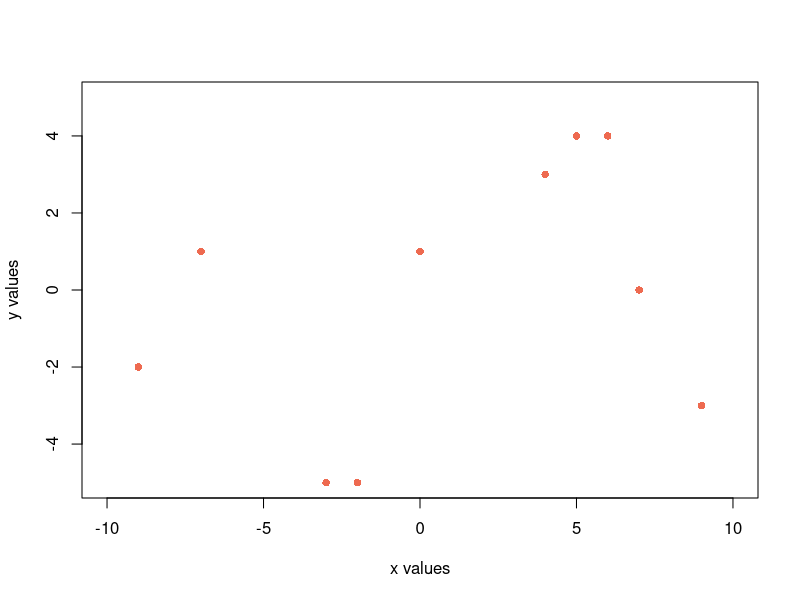
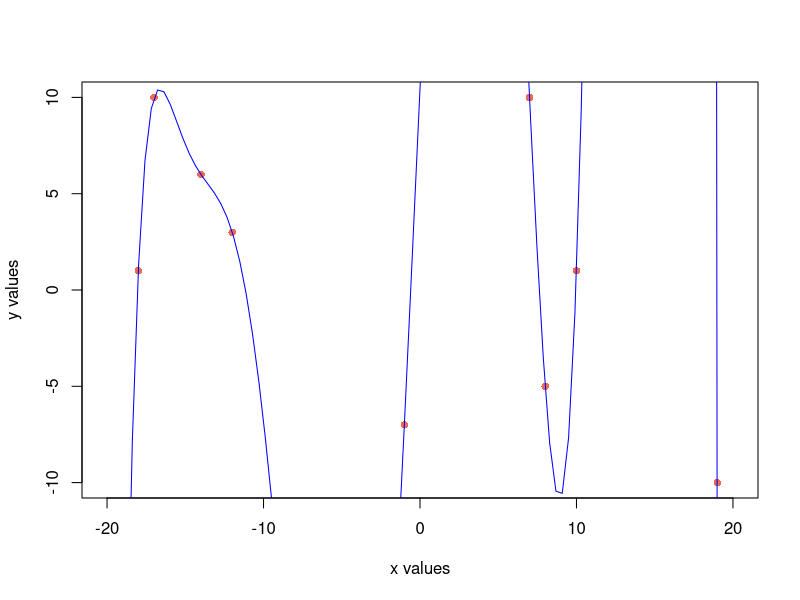
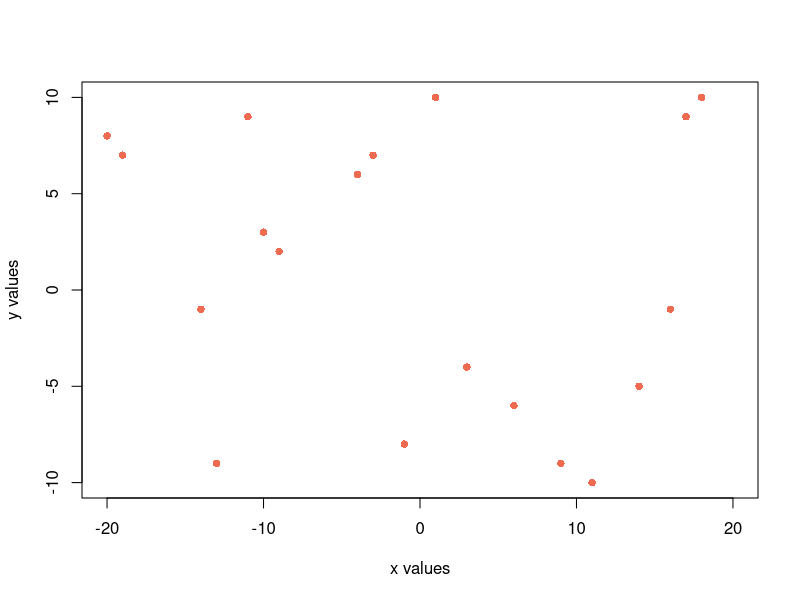

Write R code to recreate these figures, in order. (Note: this script raises an error after producing the figures.)
# 1 - fonction permettant de créer un nuage de points Delta
create_delta <- function(n, a, b, c, d) {
    x_points = sort(sample(a:b, n, replace=F), decreasing=F)
    y_points = sample(c:d, n, replace=T)
    
    plot(x = 1,
         type = "n",
         xlim = c(a, b),
         ylim = c(c, d),
         pch = 16,
         xlab = "x values",
         ylab = "y values"
    )
    
    points(x=x_points, y=y_points, pch=16, col="coral2")
    
    x_y_list = list(x_points = x_points, y_points = y_points)
    
    return(x_y_list)
  }

create_delta(10, -10, 10, -5, 5)

# 2 - Fonction permettant de tracer une courbe passant par un nuage de points en utilisant la matrice de vandermonde
create_plots_vandermonde <- function(n, a, b, c, d) {

  xy_points = create_delta(n, a, b, c, d)
  x_points = xy_points$x_points
  y_points = xy_points$y_points
  
  V = matrix(rep(x_points, each = n)^(seq_len(n)-1), nrow = n, byrow=T)
  print(V)
  
  system_solve = solve(V)%*%y_points
  print(system_solve)
  
  polynomial <- function(x) {
    sum(system_solve * x^(seq_len(n)-1))
  }
  
  x_poly = seq(a, b, length.out = 100)
  y_poly = sapply(x_poly, polynomial)
  
  lines(x_poly, y_poly, col = "blue")
  
  cat("\nPolynôme de Vandermonde :\n")
  cat(sprintf("P(x) = %.4f", system_solve[n]))
  for (i in (n-1):1) {
    if (system_solve[i] >= 0) {
      cat(sprintf(" + %.4f*x^%d", abs(system_solve[i]), i))
    } else {
      cat(sprintf(" - %.4f*x^%d", abs(system_solve[i]), i))
    }
  }
  cat("\n")

}

create_plots_vandermonde(9, -20,20,-10,10)
create_plots_vandermonde(19, -20,20,-10,10)
create_plots_vandermonde(29, -20,20,-10,10)
# jouer avec la valeur de n, plus n est grand, plus c'est dur de trouver une solution

# 3/4 - Fonction permettant de tracer une courbe passant par tous les points du nuage delta grâce à la matrice de Newton et ses différences divisées
create_plots_newton <- function(n, a, b, c, d) {
  
  xy_points = create_delta(n, a, b, c, d)
  x_points = xy_points$x_points
  y_points = xy_points$y_points
  
  divided_differences <- function(x, y) {
    n = length(x)
    coef = matrix(0, n, n)
    coef[,1] = y
    
    for (j in 2:n) {
      for (i in 1:(n-j+1)) {
        coef[i,j] = (coef[i+1,j-1] - coef[i,j-1]) / (x[i+j-1] - x[i])
      }
    }
    return(coef)
  }
  
  newton_matrix = divided_differences(x_points, y_points)
  print("matrice de newton")
  print(newton_matrix)
  newton_coef = newton_matrix[1,]
  print("coefficients de newton")
  print(newton_coef)
  
  newton_polynomial <- function(x, x_points, newton_coef) {
    n = length(newton_coef)
    p = newton_coef[n]
    for (k in (n-1):1) {
      p = newton_coef[k] + (x - x_points[k]) * p
    }
    return(p)
  }
  
  x_poly = seq(a, b, length.out = 100)
  y_poly = sapply(x_poly, function(x) newton_polynomial(x, x_points, newton_coef))
  
  lines(x_poly, y_poly, col = "blue")
  
  cat("\nPolynôme d'interpolation de Newton :\n")
  n <- length(newton_coef)
  cat(sprintf("P(x) = %.4f", newton_coef[n]))
  for (i in (n-1):1) {
    if (newton_coef[i] >= 0) {
      cat(sprintf(" + %.4f*(x^%.4f)", abs(newton_coef[i]), i))
    } else {
      cat(sprintf(" - %.4f*(x^%.4f)", abs(newton_coef[i]), i))
    }
  }
  cat("\n")
}

create_plots_newton(9, 0,28,0,25)
create_plots_newton(19, 0,38,0,45)
create_plots_newton(29, 0,58,0,57)
# fonctionne tout le temps, car on a f(x_i) = y_i pour chaque points d'apres l'interpolation de newton
# mais par contre la forme de la courbe est absurde, passe par tous les points mais ne permet pas de prévoir une tendance

# 5 - Application des fonctions précédentes sur un nuage de points prédéfinit

x_points_defined_10 = c(0,1,2,3,4,5,6,7,8,9)
y_points_defined_10 = c(2,6,12,20,30,42,56,72,90,110)

x_points_defined_15 = c(0,1, 2, 3, 4, 5, 6, 7, 8,  9, 10, 11, 12, 13, 14)
y_points_defined_15 = c(2,6,12,20,30,42,56,72,90,110,132,156,182,210,240)

x_points_defined_20 = c(0,1, 2, 3, 4, 5, 6, 7, 8,  9, 10, 11, 12, 13, 14, 15, 16, 17, 18, 19)
y_points_defined_20 = c(2,6,12,20,30,42,56,72,90,110,132,156,182,210,240,272,306,342,380,420)

plot(x = 1,
     type = "n",
     xlim = c(0, 19),
     ylim = c(0, 420),
     pch = 16,
     xlab = "x values",
     ylab = "y values"
)

vandermonde_10 <- function(x_points_defined_10, y_points_defined_10, n=10){
  points(x=x_points_defined_10, y=y_points_defined_10, pch=16, col="coral2")
  V = matrix(rep(x_points_defined_10, each = n)^(seq_len(n)-1), nrow = n, byrow=T)
  print(V)
  
  system_solve = solve(V)%*%y_points_defined_10
  print(system_solve)
  
  polynomial <- function(x) {
    sum(system_solve * x^(seq_len(n)-1))
  }
  
  x_poly = seq(0, 9, length.out = 100)
  y_poly = sapply(x_poly, polynomial)
  
  lines(x_poly, y_poly, col = "blue")
  
  cat("\nPolynôme de Vandermonde :\n")
  cat(sprintf("P(x) = %.4f", system_solve[n]))
  for (i in (n-1):1) {
    if (system_solve[i] >= 0) {
      cat(sprintf(" + %.4f*x^%d", abs(system_solve[i]), i))
    } else {
      cat(sprintf(" - %.4f*x^%d", abs(system_solve[i]), i))
    }
  }
  cat("\n")
}
newton_10 <- function(x_points_defined_10, y_points_defined_10, n=10){
  points(x=x_points_defined_10, y=y_points_defined_10, pch=16, col="coral2")
  divided_differences <- function(x, y) {
    n = length(x)
    coef = matrix(0, n, n)
    coef[,1] = y
    
    for (j in 2:n) {
      for (i in 1:(n-j+1)) {
        coef[i,j] = (coef[i+1,j-1] - coef[i,j-1]) / (x[i+j-1] - x[i])
      }
    }
    return(coef)
  }
  
  newton_matrix = divided_differences(x_points_defined_10, y_points_defined_10)
  print("matrice de newton")
  print(newton_matrix)
  newton_coef = newton_matrix[1,]
  print("coefficients de newton")
  print(newton_coef)
  
  newton_polynomial <- function(x, x_points_defined_10, newton_coef) {
    n = length(newton_coef)
    p = newton_coef[n]
    for (k in (n-1):1) {
      p = newton_coef[k] + (x - x_points_defined_10[k]) * p
    }
    return(p)
  }
  
  x_poly = seq(0, 9, length.out = 100)
  y_poly = sapply(x_poly, function(x) newton_polynomial(x, x_points_defined_10, newton_coef))
  
  lines(x_poly, y_poly, col = "blue")
  
  cat("\nPolynôme d'interpolation de Newton :\n")
  n <- length(newton_coef)
  cat(sprintf("P(x) = %.4f", newton_coef[n]))
  for (i in (n-1):1) {
    if (newton_coef[i] >= 0) {
      cat(sprintf(" + %.4f*(x^%.4f)", abs(newton_coef[i]), i))
    } else {
      cat(sprintf(" - %.4f*(x^%.4f)", abs(newton_coef[i]), i))
    }
  }
  cat("\n")
  
}

vandermonde_15 <- function(x_points_defined_15, y_points_defined_15, n=15){
  points(x=x_points_defined_15, y=y_points_defined_15, pch=16, col="coral2")
  V = matrix(rep(x_points_defined_15, each = n)^(seq_len(n)-1), nrow = n, byrow=T)
  print(V)
  
  system_solve = solve(V)%*%y_points_defined_15
  print(system_solve)
  
  polynomial <- function(x) {
    sum(system_solve * x^(seq_len(n)-1))
  }
  
  x_poly = seq(0, 14, length.out = 100)
  y_poly = sapply(x_poly, polynomial)
  
  lines(x_poly, y_poly, col = "blue")
  
  cat("\nPolynôme de Vandermonde :\n")
  cat(sprintf("P(x) = %.4f", system_solve[n]))
  for (i in (n-1):1) {
    if (system_solve[i] >= 0) {
      cat(sprintf(" + %.4f*x^%d", abs(system_solve[i]), i))
    } else {
      cat(sprintf(" - %.4f*x^%d", abs(system_solve[i]), i))
    }
  }
  cat("\n")
  
}
newton_15 <- function(x_points_defined_15, y_points_defined_15, n=15){
  points(x=x_points_defined_15, y=y_points_defined_15, pch=16, col="coral2")
  divided_differences <- function(x, y) {
    n = length(x)
    coef = matrix(0, n, n)
    coef[,1] = y
    
    for (j in 2:n) {
      for (i in 1:(n-j+1)) {
        coef[i,j] = (coef[i+1,j-1] - coef[i,j-1]) / (x[i+j-1] - x[i])
      }
    }
    return(coef)
  }
  
  newton_matrix = divided_differences(x_points_defined_15, y_points_defined_15)
  print("matrice de newton")
  print(newton_matrix)
  newton_coef = newton_matrix[1,]
  print("coefficients de newton")
  print(newton_coef)
  
  newton_polynomial <- function(x, x_points_defined_15, newton_coef) {
    n = length(newton_coef)
    p = newton_coef[n]
    for (k in (n-1):1) {
      p = newton_coef[k] + (x - x_points_defined_15[k]) * p
    }
    return(p)
  }
  
  x_poly = seq(0, 14, length.out = 100)
  y_poly = sapply(x_poly, function(x) newton_polynomial(x, x_points_defined_15, newton_coef))
  
  lines(x_poly, y_poly, col = "blue")
  
  cat("\nPolynôme d'interpolation de Newton :\n")
  n <- length(newton_coef)
  cat(sprintf("P(x) = %.4f", newton_coef[n]))
  for (i in (n-1):1) {
    if (newton_coef[i] >= 0) {
      cat(sprintf(" + %.4f*(x^%.4f)", abs(newton_coef[i]), i))
    } else {
      cat(sprintf(" - %.4f*(x^%.4f)", abs(newton_coef[i]), i))
    }
  }
  cat("\n")
  
}

vandermonde_20 <- function(x_points_defined_20, y_points_defined_20, n=20){
  points(x=x_points_defined_20, y=y_points_defined_20, pch=16, col="coral2")
  V = matrix(rep(x_points_defined_20, each = n)^(seq_len(n)-1), nrow = n, byrow=T)
  print(V)
  
  system_solve = solve(V)%*%y_points_defined_20
  print(system_solve)
  
  polynomial <- function(x) {
    sum(system_solve * x^(seq_len(n)-1))
  }
  
  x_poly = seq(0, 19, length.out = 100)
  y_poly = sapply(x_poly, polynomial)
  
  lines(x_poly, y_poly, col = "blue")
  
  cat("\nPolynôme de Vandermonde :\n")
  cat(sprintf("P(x) = %.4f", system_solve[n]))
  for (i in (n-1):1) {
    if (system_solve[i] >= 0) {
      cat(sprintf(" + %.4f*x^%d", abs(system_solve[i]), i))
    } else {
      cat(sprintf(" - %.4f*x^%d", abs(system_solve[i]), i))
    }
  }
  cat("\n")
  
}
newton_20 <- function(x_points_defined_20, y_points_defined_20, n=20){
  points(x=x_points_defined_20, y=y_points_defined_20, pch=16, col="coral2")
  divided_differences <- function(x, y) {
    n = length(x)
    coef = matrix(0, n, n)
    coef[,1] = y
    
    for (j in 2:n) {
      for (i in 1:(n-j+1)) {
        coef[i,j] = (coef[i+1,j-1] - coef[i,j-1]) / (x[i+j-1] - x[i])
      }
    }
    return(coef)
  }
  
  newton_matrix = divided_differences(x_points_defined_20, y_points_defined_20)
  print("matrice de newton")
  print(newton_matrix)
  newton_coef = newton_matrix[1,]
  print("coefficients de newton")
  print(newton_coef)
  
  newton_polynomial <- function(x, x_points_defined_20, newton_coef) {
    n = length(newton_coef)
    p = newton_coef[n]
    for (k in (n-1):1) {
      p = newton_coef[k] + (x - x_points_defined_20[k]) * p
    }
    return(p)
  }
  
  x_poly = seq(0, 19, length.out = 100)
  y_poly = sapply(x_poly, function(x) newton_polynomial(x, x_points_defined_20, newton_coef))
  
  lines(x_poly, y_poly, col = "blue")
  
  cat("\nPolynôme d'interpolation de Newton :\n")
  n <- length(newton_coef)
  cat(sprintf("P(x) = %.4f", newton_coef[n]))
  for (i in (n-1):1) {
    if (newton_coef[i] >= 0) {
      cat(sprintf(" + %.4f*(x^%.4f)", abs(newton_coef[i]), i))
    } else {
      cat(sprintf(" - %.4f*(x^%.4f)", abs(newton_coef[i]), i))
    }
  }
  cat("\n")
  
}

vandermonde_10(x_points_defined_10,y_points_defined_10)
newton_10(x_points_defined_10,y_points_defined_10)

vandermonde_15(x_points_defined_15,y_points_defined_15)
newton_15(x_points_defined_15,y_points_defined_15)

vandermonde_20(x_points_defined_20,y_points_defined_20)
newton_20(x_points_defined_20,y_points_defined_20)


plot(x = 1,
     type = "n",
     xlim = c(0, 19),
     ylim = c(0, 420),
     pch = 16,
     xlab = "x values",
     ylab = "y values"
)